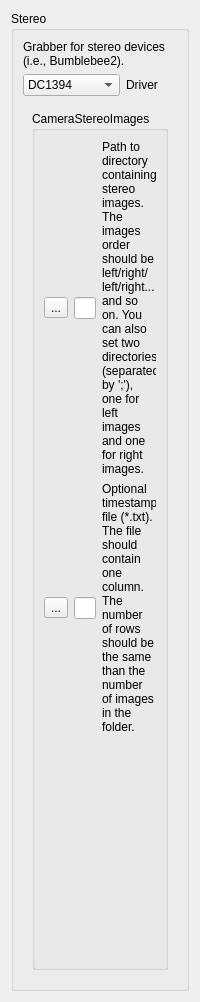
                      <widget class="QWidget" name="page_44">
                       <layout class="QVBoxLayout" name="verticalLayout_71">
                        <item>
                         <widget class="QGroupBox" name="groupBox_sourceStereo">
                          <property name="title">
                           <string>Stereo</string>
                          </property>
                          <property name="checkable">
                           <bool>false</bool>
                          </property>
                          <property name="checked">
                           <bool>false</bool>
                          </property>
                          <layout class="QVBoxLayout" name="verticalLayout_67">
                           <item>
                            <widget class="QLabel" name="label_46">
                             <property name="text">
                              <string>Grabber for stereo devices (i.e., Bumblebee2).</string>
                             </property>
                             <property name="wordWrap">
                              <bool>true</bool>
                             </property>
                            </widget>
                           </item>
                           <item>
                            <layout class="QGridLayout" name="gridLayout_58" columnstretch="0,0,0">
                             <item row="0" column="1">
                              <widget class="QComboBox" name="comboBox_cameraStereo">
                               <property name="sizeAdjustPolicy">
                                <enum>QComboBox::AdjustToContents</enum>
                               </property>
                               <item>
                                <property name="text">
                                 <string>DC1394</string>
                                </property>
                               </item>
                               <item>
                                <property name="text">
                                 <string>FlyCapture2</string>
                                </property>
                               </item>
                               <item>
                                <property name="text">
                                 <string>Images</string>
                                </property>
                               </item>
                              </widget>
                             </item>
                             <item row="0" column="2">
                              <widget class="QLabel" name="label_240">
                               <property name="text">
                                <string>Driver</string>
                               </property>
                               <property name="wordWrap">
                                <bool>true</bool>
                               </property>
                              </widget>
                             </item>
                            </layout>
                           </item>
                           <item>
                            <widget class="QStackedWidget" name="stackedWidget_stereo">
                             <property name="currentIndex">
                              <number>2</number>
                             </property>
                             <widget class="QWidget" name="page_47"/>
                             <widget class="QWidget" name="page_48"/>
                             <widget class="QWidget" name="page_53">
                              <layout class="QVBoxLayout" name="verticalLayout_70">
                               <item>
                                <widget class="QGroupBox" name="groupBox_cameraStereoImages">
                                 <property name="sizePolicy">
                                  <sizepolicy hsizetype="Ignored" vsizetype="Ignored">
                                   <horstretch>0</horstretch>
                                   <verstretch>0</verstretch>
                                  </sizepolicy>
                                 </property>
                                 <property name="title">
                                  <string>CameraStereoImages</string>
                                 </property>
                                 <layout class="QGridLayout" name="gridLayout_61" columnstretch="0,0,1">
                                  <item row="1" column="1">
                                   <widget class="QLineEdit" name="lineEdit_cameraStereoImages_timestamps">
                                    <property name="text">
                                     <string/>
                                    </property>
                                   </widget>
                                  </item>
                                  <item row="1" column="0">
                                   <widget class="QToolButton" name="toolButton_cameraStereoImages_timestamps">
                                    <property name="text">
                                     <string>...</string>
                                    </property>
                                   </widget>
                                  </item>
                                  <item row="1" column="2">
                                   <widget class="QLabel" name="label_248">
                                    <property name="text">
                                     <string>Optional timestamps file (*.txt). The file should contain one column. The number of rows should be the same than the number of images in the folder. </string>
                                    </property>
                                    <property name="wordWrap">
                                     <bool>true</bool>
                                    </property>
                                   </widget>
                                  </item>
                                  <item row="0" column="1">
                                   <widget class="QLineEdit" name="lineEdit_cameraStereoImages_path">
                                    <property name="text">
                                     <string/>
                                    </property>
                                   </widget>
                                  </item>
                                  <item row="0" column="2">
                                   <widget class="QLabel" name="label_249">
                                    <property name="text">
                                     <string>Path to directory containing stereo images. The images order should be left/right/left/right... and so on. You can also set two directories (separated by ';'), one for left images and one for right images.</string>
                                    </property>
                                    <property name="wordWrap">
                                     <bool>true</bool>
                                    </property>
                                   </widget>
                                  </item>
                                  <item row="0" column="0">
                                   <widget class="QToolButton" name="toolButton_cameraStereoImages_path">
                                    <property name="text">
                                     <string>...</string>
                                    </property>
                                   </widget>
                                  </item>
                                  <item row="2" column="0">
                                   <spacer name="verticalSpacer_38">
                                    <property name="orientation">
                                     <enum>Qt::Vertical</enum>
                                    </property>
                                    <property name="sizeHint" stdset="0">
                                     <size>
                                      <width>20</width>
                                      <height>0</height>
                                     </size>
                                    </property>
                                   </spacer>
                                  </item>
                                 </layout>
                                </widget>
                               </item>
                              </layout>
                             </widget>
                            </widget>
                           </item>
                          </layout>
                         </widget>
                        </item>
                       </layout>
                      </widget>
